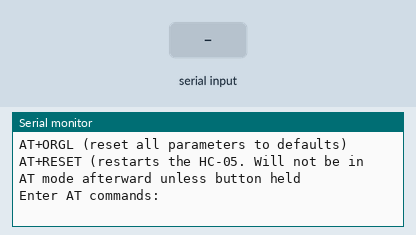
A sketch run on a simulated Arduino Uno, built with avr-gcc and run on an emulated ATmega328P. Parts: the last lines printed to the serial monitor. The test bench sets the inputs (shaded band).

Above: at 1.8 s.
1.9 s: "1" received over the second serial link
At 3.1 s:
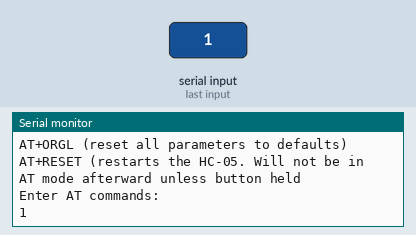
3.4 s: "0" received over the second serial link
At 4.5 s:
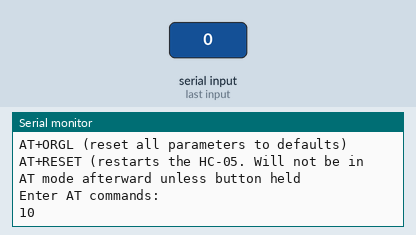

The sketch:

BaudrateUpHC05.ino
```cpp
#include <SoftwareSerial.h>

//SOURCE: https://zalophusdokdo.github.io/iDrawController/bluetooth-device-setup.html

SoftwareSerial BTSerial(9, 7); // RX | TX

//AT+UART=115200,0,0
//AT+UART=57600,0,0
void setup() {
 //pinMode(9, OUTPUT);  // this pin will pull the HC-05 pin 34 (key pin) HIGH to switch module to AT mode
  //digitalWrite(9, HIGH);
  Serial.begin(9600);

  Serial.print("For Arduino Rx use pin ");
  Serial.println(10);

  Serial.print("For Arduino Tx use pin ");
  Serial.println(11);

  Serial.println(" -- Command Reference ---");
  Serial.println("To Read use '?', Like AT+PSWD?");
  Serial.println("AT (simply checks connection)");
  Serial.println("AT+VERSION (requests the firmware verison)");
  Serial.println("AT+ROLE=x (0 =Slave role, 1 =  Master role, 2 = Slave-Loop role  default = 0)");
  Serial.println("AT+NAME=xxxxx (to change name to xxxxx default=HC-05");
  Serial.println("AT+PSWD=nnnn (to change password to 4 digit nnnn default = 1234");
  Serial.println("AT+UART=nnnn,s,p (nnnn=Baud, s=stop bits (0=1, 1=2), p=parity (0=None, 1=Odd, 2=Even)");
  Serial.println("AT+POLAR=a,b (a=PIO8 (LED), b=PIO9 for both 0=low turn on, 1 = high turn on.");
  Serial.println("AT+ORGL (reset all parameters to defaults)");
  Serial.println("AT+RESET (restarts the HC-05. Will not be in AT mode afterward unless button held");

  Serial.println("Enter AT commands:");
  BTSerial.begin(38400);  // HC-05 default speed in AT command more


}

void loop() {

  // Keep reading from HC-05 and send to Arduino Serial Monitor
  if (BTSerial.available())
    Serial.write(BTSerial.read());

  // Keep reading from Arduino Serial Monitor and send to HC-05
  if (Serial.available())
    BTSerial.write(Serial.read());
}
```

Measured:
- after the input at 1.9 s, the serial monitor: prints a new line at once (image 1)
- after the input at 3.4 s, the serial monitor: prints a new line at once (image 2)
